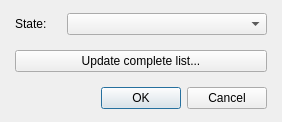
<?xml version="1.0" encoding="UTF-8"?>
<ui version="4.0">
 <class>DialogSystemState</class>
 <widget class="QDialog" name="DialogSystemState">
  <property name="geometry">
   <rect>
    <x>0</x>
    <y>0</y>
    <width>282</width>
    <height>122</height>
   </rect>
  </property>
  <property name="windowTitle">
   <string>Select a state...</string>
  </property>
  <layout class="QGridLayout" name="gridLayout">
   <property name="leftMargin">
    <number>15</number>
   </property>
   <property name="topMargin">
    <number>10</number>
   </property>
   <property name="rightMargin">
    <number>15</number>
   </property>
   <property name="bottomMargin">
    <number>10</number>
   </property>
   <item row="0" column="0">
    <layout class="QVBoxLayout" name="verticalLayout_2">
     <property name="spacing">
      <number>15</number>
     </property>
     <item>
      <layout class="QVBoxLayout" name="verticalLayout">
       <item>
        <layout class="QHBoxLayout" name="horizontalLayout">
         <item>
          <widget class="QLabel" name="label">
           <property name="text">
            <string>State:</string>
           </property>
          </widget>
         </item>
         <item>
          <widget class="QComboBox" name="comboBox">
           <property name="minimumSize">
            <size>
             <width>200</width>
             <height>0</height>
            </size>
           </property>
          </widget>
         </item>
        </layout>
       </item>
       <item>
        <widget class="QPushButton" name="pushButtonStates">
         <property name="text">
          <string>Update complete list...</string>
         </property>
        </widget>
       </item>
      </layout>
     </item>
     <item>
      <widget class="QDialogButtonBox" name="buttonBox">
       <property name="orientation">
        <enum>Qt::Horizontal</enum>
       </property>
       <property name="standardButtons">
        <set>QDialogButtonBox::Cancel|QDialogButtonBox::Ok</set>
       </property>
      </widget>
     </item>
    </layout>
   </item>
  </layout>
 </widget>
 <resources/>
 <connections>
  <connection>
   <sender>buttonBox</sender>
   <signal>accepted()</signal>
   <receiver>DialogSystemState</receiver>
   <slot>accept()</slot>
   <hints>
    <hint type="sourcelabel">
     <x>248</x>
     <y>254</y>
    </hint>
    <hint type="destinationlabel">
     <x>157</x>
     <y>274</y>
    </hint>
   </hints>
  </connection>
  <connection>
   <sender>buttonBox</sender>
   <signal>rejected()</signal>
   <receiver>DialogSystemState</receiver>
   <slot>reject()</slot>
   <hints>
    <hint type="sourcelabel">
     <x>316</x>
     <y>260</y>
    </hint>
    <hint type="destinationlabel">
     <x>286</x>
     <y>274</y>
    </hint>
   </hints>
  </connection>
 </connections>
</ui>
